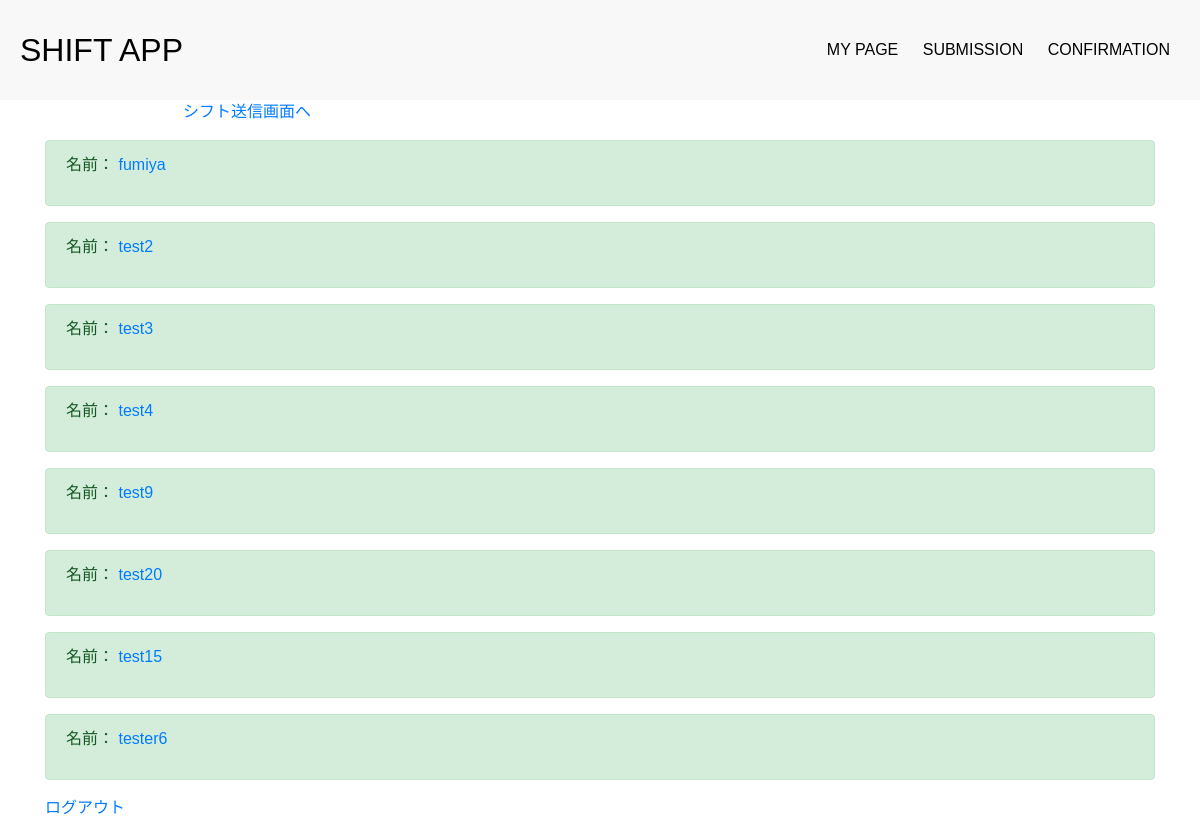
The page /list/ (signed in) on the database as committed earlier.
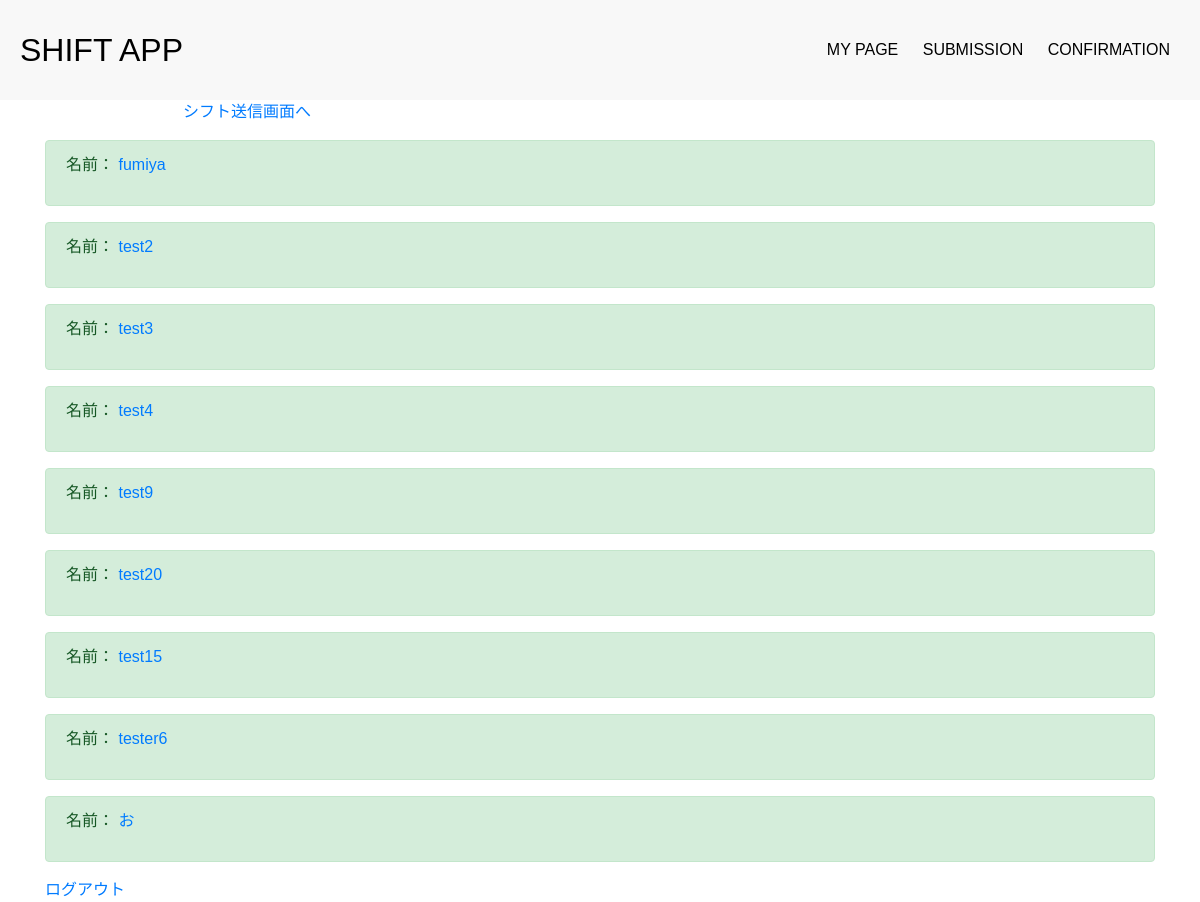
The same page on the database as committed later.
### account/models.py (models this page shows, shortened)
class Account(models.Model):
    user = models.OneToOneField(User, on_delete=models.CASCADE, primary_key=True)
    name = models.CharField(verbose_name='名前', max_length=50)
    section = models.ManyToManyField(Section, verbose_name='セクション', blank=True)
    gender = models.CharField(verbose_name='性別', max_length=1, choices=GENDER_CHOICES, default='1')
    duties =  models.CharField(verbose_name='役職', max_length=1, choices=DUTIES_CHOICES, default='3')

### account/views.py (the view)
# urls.py: path('list/', views.listfunc, name='list'),
@login_required
def listfunc(request):
    object_list = Account.objects.all()
    return render(request,'account/list.html', {'object_list':object_list})

### account/templates/account/list.html (shortened to what this page needs)
{% extends 'account/base.html' %}
{% block body %}
<p><a href="{% url 'month_with_forms' user.pk %}">シフト送信画面へ</a>
</p>
<div class="container">
    {% for item in object_list %}
    <div class="alert alert-success" role="alert">
        <p>名前： <a href="{% url 'account_detail' item.pk%}">{{ item.name }}</a></p>
    </div>
    {% endfor %}
    <a href="{% url 'logout' %}">ログアウト</a>
</div>
{% endblock body %}

Rows that differ between the two databases and show on the page:
added Account: name "お"
